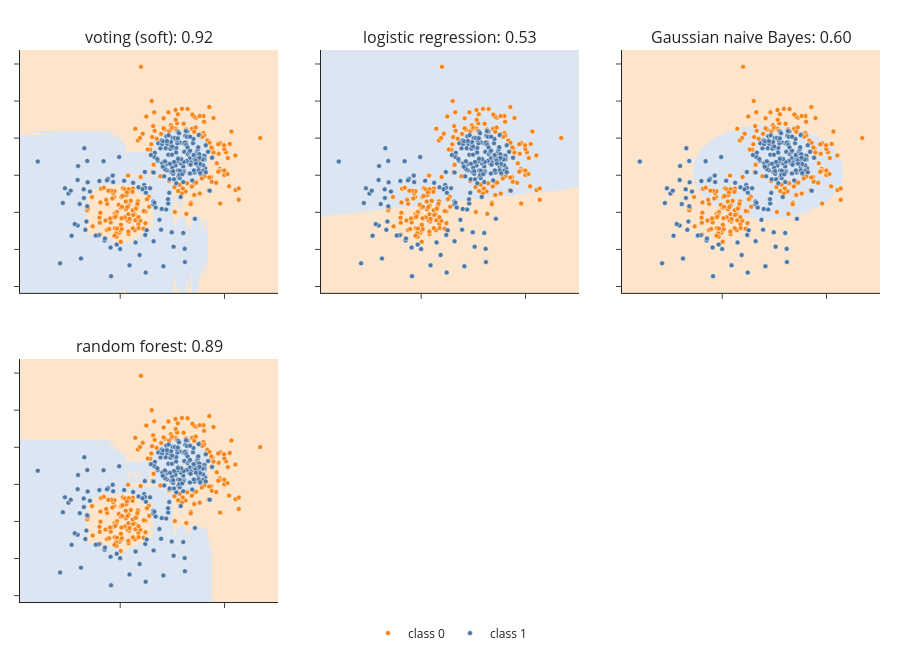

The code cell stored with this chart in its notebook:
### Markdown cell above
## 6. The decision-surface demo
The same code as `app.py`: three base models on the concentric-circles data, hard against soft voting.

### Code cell
from app import figure, run

for voting in ["hard", "soft"]:
    results, X_train, y_train = run("concentric circles", ["logistic regression", "Gaussian naive Bayes", "random forest"], voting)
    print(voting, [(t, round(a, 2)) for t, _, a in results])
figure(results, X_train, y_train)

### Figure 1 — Plotly figure (JSON) as saved in the notebook; plotly's stock layout.template omitted (floating-point values rounded to 4 significant figures; data arrays with more than 128 entries replaced by an {"elided": "..."} marker saying what was removed)
{"data": [{"colorscale": [[0, "#FDE5CC"], [1, "#DCE6F2"]], "hoverinfo": "skip", "showscale": false, "type": "heatmap", "x": {"elided": "200 float values"}, "xaxis": "x", "y": {"elided": "200 float values"}, "yaxis": "y", "z": {"elided": "200x200 int values"}, "zmax": 1, "zmin": 0}, {"legendgroup": "0", "marker": {"color": "#F58518", "line": {"color": "white", "width": 0.5}, "size": 5}, "mode": "markers", "name": "class 0", "showlegend": true, "type": "scatter", "x": {"elided": "197 float values"}, "xaxis": "x", "y": {"elided": "197 float values"}, "yaxis": "y"}, {"legendgroup": "1", "marker": {"color": "#4C78A8", "line": {"color": "white", "width": 0.5}, "size": 5}, "mode": "markers", "name": "class 1", "showlegend": true, "type": "scatter", "x": {"elided": "203 float values"}, "xaxis": "x", "y": {"elided": "203 float values"}, "yaxis": "y"}, {"colorscale": [[0, "#FDE5CC"], [1, "#DCE6F2"]], "hoverinfo": "skip", "showscale": false, "type": "heatmap", "x": {"elided": "200 float values"}, "xaxis": "x2", "y": {"elided": "200 float values"}, "yaxis": "y2", "z": {"elided": "200x200 int values"}, "zmax": 1, "zmin": 0}, {"legendgroup": "0", "marker": {"color": "#F58518", "line": {"color": "white", "width": 0.5}, "size": 5}, "mode": "markers", "name": "class 0", "showlegend": false, "type": "scatter", "x": {"elided": "197 float values"}, "xaxis": "x2", "y": {"elided": "197 float values"}, "yaxis": "y2"}, {"legendgroup": "1", "marker": {"color": "#4C78A8", "line": {"color": "white", "width": 0.5}, "size": 5}, "mode": "markers", "name": "class 1", "showlegend": false, "type": "scatter", "x": {"elided": "203 float values"}, "xaxis": "x2", "y": {"elided": "203 float values"}, "yaxis": "y2"}, {"colorscale": [[0, "#FDE5CC"], [1, "#DCE6F2"]], "hoverinfo": "skip", "showscale": false, "type": "heatmap", "x": {"elided": "200 float values"}, "xaxis": "x3", "y": {"elided": "200 float values"}, "yaxis": "y3", "z": {"elided": "200x200 int values"}, "zmax": 1, "zmin": 0}, {"legendgroup": "0", "marker": {"color": "#F58518", "line": {"color": "white", "width": 0.5}, "size": 5}, "mode": "markers", "name": "class 0", "showlegend": false, "type": "scatter", "x": {"elided": "197 float values"}, "xaxis": "x3", "y": {"elided": "197 float values"}, "yaxis": "y3"}, {"legendgroup": "1", "marker": {"color": "#4C78A8", "line": {"color": "white", "width": 0.5}, "size": 5}, "mode": "markers", "name": "class 1", "showlegend": false, "type": "scatter", "x": {"elided": "203 float values"}, "xaxis": "x3", "y": {"elided": "203 float values"}, "yaxis": "y3"}, {"colorscale": [[0, "#FDE5CC"], [1, "#DCE6F2"]], "hoverinfo": "skip", "showscale": false, "type": "heatmap", "x": {"elided": "200 float values"}, "xaxis": "x4", "y": {"elided": "200 float values"}, "yaxis": "y4", "z": {"elided": "200x200 int values"}, "zmax": 1, "zmin": 0}, {"legendgroup": "0", "marker": {"color": "#F58518", "line": {"color": "white", "width": 0.5}, "size": 5}, "mode": "markers", "name": "class 0", "showlegend": false, "type": "scatter", "x": {"elided": "197 float values"}, "xaxis": "x4", "y": {"elided": "197 float values"}, "yaxis": "y4"}, {"legendgroup": "1", "marker": {"color": "#4C78A8", "line": {"color": "white", "width": 0.5}, "size": 5}, "mode": "markers", "name": "class 1", "showlegend": false, "type": "scatter", "x": {"elided": "203 float values"}, "xaxis": "x4", "y": {"elided": "203 float values"}, "yaxis": "y4"}], "layout": {"annotations": [{"font": {"size": 16}, "showarrow": false, "text": "voting (soft): 0.92", "x": 0.15, "xanchor": "center", "xref": "paper", "y": 1.0, "yanchor": "bottom", "yref": "paper"}, {"font": {"size": 16}, "showarrow": false, "text": "logistic regression: 0.53", "x": 0.5, "xanchor": "center", "xref": "paper", "y": 1.0, "yanchor": "bottom", "yref": "paper"}, {"font": {"size": 16}, "showarrow": false, "text": "Gaussian naive Bayes: 0.60", "x": 0.85, "xanchor": "center", "xref": "paper", "y": 1.0, "yanchor": "bottom", "yref": "paper"}, {"font": {"size": 16}, "showarrow": false, "text": "random forest: 0.89", "x": 0.15, "xanchor": "center", "xref": "paper", "y": 0.44, "yanchor": "bottom", "yref": "paper"}], "height": 660, "legend": {"orientation": "h", "x": 0.5, "xanchor": "center", "y": -0.03}, "margin": {"b": 20, "l": 20, "r": 20, "t": 50}, "xaxis": {"anchor": "y", "domain": [0.0, 0.3], "range": [-4.803, 7.563], "showticklabels": false}, "xaxis2": {"anchor": "y2", "domain": [0.35, 0.65], "range": [-4.803, 7.563], "showticklabels": false}, "xaxis3": {"anchor": "y3", "domain": [0.7, 1.0], "range": [-4.803, 7.563], "showticklabels": false}, "xaxis4": {"anchor": "y4", "domain": [0.0, 0.3], "range": [-4.803, 7.563], "showticklabels": false}, "xaxis5": {"anchor": "y5", "domain": [0.35, 0.65], "range": [-4.803, 7.563], "showticklabels": false}, "xaxis6": {"anchor": "y6", "domain": [0.7, 1.0], "range": [-4.803, 7.563], "showticklabels": false}, "yaxis": {"anchor": "x", "domain": [0.56, 1.0], "range": [-4.343, 8.753], "showticklabels": false}, "yaxis2": {"anchor": "x2", "domain": [0.56, 1.0], "range": [-4.343, 8.753], "showticklabels": false}, "yaxis3": {"anchor": "x3", "domain": [0.56, 1.0], "range": [-4.343, 8.753], "showticklabels": false}, "yaxis4": {"anchor": "x4", "domain": [0.0, 0.44], "range": [-4.343, 8.753], "showticklabels": false}, "yaxis5": {"anchor": "x5", "domain": [0.0, 0.44], "range": [-4.343, 8.753], "showticklabels": false}, "yaxis6": {"anchor": "x6", "domain": [0.0, 0.44], "range": [-4.343, 8.753], "showticklabels": false}}}
